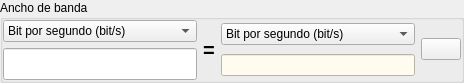
            <widget class="QGroupBox" name="groupBox_17">
             <property name="maximumSize">
              <size>
               <width>16777215</width>
               <height>82</height>
              </size>
             </property>
             <property name="title">
              <string>Ancho de banda</string>
             </property>
             <layout class="QGridLayout" name="gridLayout_46">
              <property name="leftMargin">
               <number>0</number>
              </property>
              <property name="topMargin">
               <number>0</number>
              </property>
              <property name="rightMargin">
               <number>0</number>
              </property>
              <property name="bottomMargin">
               <number>0</number>
              </property>
              <item row="0" column="0">
               <layout class="QGridLayout" name="gridLayout_48">
                <item row="0" column="0">
                 <widget class="QComboBox" name="comboBox_24">
                  <property name="focusPolicy">
                   <enum>Qt::NoFocus</enum>
                  </property>
                  <item>
                   <property name="text">
                    <string>Bit por segundo (bit/s)</string>
                   </property>
                  </item>
                  <item>
                   <property name="text">
                    <string>Kilobit por segundo (kbit/s)</string>
                   </property>
                  </item>
                  <item>
                   <property name="text">
                    <string>Megabit por segundo (Mbit/s)</string>
                   </property>
                  </item>
                  <item>
                   <property name="text">
                    <string>Gigabit por segundo (Gbit/s)</string>
                   </property>
                  </item>
                  <item>
                   <property name="text">
                    <string>Terabit por segundo (Tbit/s)</string>
                   </property>
                  </item>
                  <item>
                   <property name="text">
                    <string>Kibibit por segundo (Kibit/s)</string>
                   </property>
                  </item>
                  <item>
                   <property name="text">
                    <string>Mebibit por segundo (Mibit/s)</string>
                   </property>
                  </item>
                  <item>
                   <property name="text">
                    <string>Gibibit por segundo (Gibit/s)</string>
                   </property>
                  </item>
                  <item>
                   <property name="text">
                    <string>Tebibit por segundo (Tibit/s)</string>
                   </property>
                  </item>
                  <item>
                   <property name="text">
                    <string>Byte por segundo (B/s)</string>
                   </property>
                  </item>
                  <item>
                   <property name="text">
                    <string>Kilobyte por segundo (kB/s)</string>
                   </property>
                  </item>
                  <item>
                   <property name="text">
                    <string>Megabyte por segundo (MB/s)</string>
                   </property>
                  </item>
                  <item>
                   <property name="text">
                    <string>Gigabyte por segundo (GB/s)</string>
                   </property>
                  </item>
                  <item>
                   <property name="text">
                    <string>Terabyte por segundo (TB/s)</string>
                   </property>
                  </item>
                  <item>
                   <property name="text">
                    <string>Kibibyte por segundo (KiB/s)</string>
                   </property>
                  </item>
                  <item>
                   <property name="text">
                    <string>Mebibyte por segundo (MiB/s)</string>
                   </property>
                  </item>
                  <item>
                   <property name="text">
                    <string>Gibibyte por segundo (GiB/s)</string>
                   </property>
                  </item>
                  <item>
                   <property name="text">
                    <string>Tebibyte por segundo (TiB/s)</string>
                   </property>
                  </item>
                  <item>
                   <property name="text">
                    <string>Bit por hora</string>
                   </property>
                  </item>
                  <item>
                   <property name="text">
                    <string>Kilobit por hora</string>
                   </property>
                  </item>
                  <item>
                   <property name="text">
                    <string>Megabit por hora</string>
                   </property>
                  </item>
                  <item>
                   <property name="text">
                    <string>Gigabit por hora</string>
                   </property>
                  </item>
                  <item>
                   <property name="text">
                    <string>Terabit por hora</string>
                   </property>
                  </item>
                  <item>
                   <property name="text">
                    <string>Kibibit por hora</string>
                   </property>
                  </item>
                  <item>
                   <property name="text">
                    <string>Mebibit por hora</string>
                   </property>
                  </item>
                  <item>
                   <property name="text">
                    <string>Gibibit por hora</string>
                   </property>
                  </item>
                  <item>
                   <property name="text">
                    <string>Tebibit por hora</string>
                   </property>
                  </item>
                  <item>
                   <property name="text">
                    <string>Byte por hora</string>
                   </property>
                  </item>
                  <item>
                   <property name="text">
                    <string>Kilobyte por hora</string>
                   </property>
                  </item>
                  <item>
                   <property name="text">
                    <string>Megabyte por hora</string>
                   </property>
                  </item>
                  <item>
                   <property name="text">
                    <string>Gigabyte por hora</string>
                   </property>
                  </item>
                  <item>
                   <property name="text">
                    <string>Terabyte por hora</string>
                   </property>
                  </item>
                  <item>
                   <property name="text">
                    <string>Kibibyte por hora</string>
                   </property>
                  </item>
                  <item>
                   <property name="text">
                    <string>Mebibyte por hora</string>
                   </property>
                  </item>
                  <item>
                   <property name="text">
                    <string>Gibibyte por hora</string>
                   </property>
                  </item>
                  <item>
                   <property name="text">
                    <string>Tebibyte por hora</string>
                   </property>
                  </item>
                  <item>
                   <property name="text">
                    <string>Bit por dia</string>
                   </property>
                  </item>
                  <item>
                   <property name="text">
                    <string>Kilobit por dia</string>
                   </property>
                  </item>
                  <item>
                   <property name="text">
                    <string>Megabit por dia</string>
                   </property>
                  </item>
                  <item>
                   <property name="text">
                    <string>Gigabit por dia</string>
                   </property>
                  </item>
                  <item>
                   <property name="text">
                    <string>Terabit por dia</string>
                   </property>
                  </item>
                  <item>
                   <property name="text">
                    <string>Kibibit por dia</string>
                   </property>
                  </item>
                  <item>
                   <property name="text">
                    <string>Mebibit por dia</string>
                   </property>
                  </item>
                  <item>
                   <property name="text">
                    <string>Gibibit por dia</string>
                   </property>
                  </item>
                  <item>
                   <property name="text">
                    <string>Tebibit por dia</string>
                   </property>
                  </item>
                  <item>
                   <property name="text">
                    <string>Byte por dia</string>
                   </property>
                  </item>
                  <item>
                   <property name="text">
                    <string>Kilobyte por dia</string>
                   </property>
                  </item>
                  <item>
                   <property name="text">
                    <string>Megabyte por dia</string>
                   </property>
                  </item>
                  <item>
                   <property name="text">
                    <string>Gigabyte por dia</string>
                   </property>
                  </item>
                  <item>
                   <property name="text">
                    <string>Terabyte por dia</string>
                   </property>
                  </item>
                  <item>
                   <property name="text">
                    <string>Kibibyte por dia</string>
                   </property>
                  </item>
                  <item>
                   <property name="text">
                    <string>Mebibyte por dia</string>
                   </property>
                  </item>
                  <item>
                   <property name="text">
                    <string>Gibibyte por dia</string>
                   </property>
                  </item>
                  <item>
                   <property name="text">
                    <string>Tebibyte por dia</string>
                   </property>
                  </item>
                 </widget>
                </item>
                <item row="1" column="0">
                 <widget class="QLineEdit" name="lineEdit_45">
                  <property name="font">
                   <font>
                    <pointsize>15</pointsize>
                    <weight>75</weight>
                    <bold>true</bold>
                   </font>
                  </property>
                  <property name="alignment">
                   <set>Qt::AlignRight|Qt::AlignTrailing|Qt::AlignVCenter</set>
                  </property>
                 </widget>
                </item>
               </layout>
              </item>
              <item row="0" column="1">
               <widget class="QLabel" name="label_51">
                <property name="font">
                 <font>
                  <pointsize>15</pointsize>
                  <weight>75</weight>
                  <bold>true</bold>
                 </font>
                </property>
                <property name="text">
                 <string>=</string>
                </property>
               </widget>
              </item>
              <item row="0" column="2">
               <layout class="QGridLayout" name="gridLayout_47">
                <item row="1" column="0">
                 <widget class="QLineEdit" name="lineEdit_44">
                  <property name="enabled">
                   <bool>true</bool>
                  </property>
                  <property name="font">
                   <font>
                    <weight>75</weight>
                    <bold>true</bold>
                   </font>
                  </property>
                  <property name="focusPolicy">
                   <enum>Qt::NoFocus</enum>
                  </property>
                  <property name="styleSheet">
                   <string notr="true">color: rgb(0, 0, 255);
background-color: rgb(255, 251, 239);</string>
                  </property>
                  <property name="alignment">
                   <set>Qt::AlignRight|Qt::AlignTrailing|Qt::AlignVCenter</set>
                  </property>
                  <property name="readOnly">
                   <bool>true</bool>
                  </property>
                 </widget>
                </item>
                <item row="0" column="1" rowspan="2">
                 <widget class="QPushButton" name="pushButton_19">
                  <property name="icon">
                   <iconset resource="recoverdrake.qrc">
                    <normaloff>:/Imagenes/sustituir.png</normaloff>:/Imagenes/sustituir.png</iconset>
                  </property>
                  <property name="iconSize">
                   <size>
                    <width>25</width>
                    <height>25</height>
                   </size>
                  </property>
                 </widget>
                </item>
                <item row="0" column="0">
                 <widget class="QComboBox" name="comboBox_30">
                  <property name="focusPolicy">
                   <enum>Qt::NoFocus</enum>
                  </property>
                  <item>
                   <property name="text">
                    <string>Bit por segundo (bit/s)</string>
                   </property>
                  </item>
                  <item>
                   <property name="text">
                    <string>Kilobit por segundo (kbit/s)</string>
                   </property>
                  </item>
                  <item>
                   <property name="text">
                    <string>Megabit por segundo (Mbit/s)</string>
                   </property>
                  </item>
                  <item>
                   <property name="text">
                    <string>Gigabit por segundo (Gbit/s)</string>
                   </property>
                  </item>
                  <item>
                   <property name="text">
                    <string>Terabit por segundo (Tbit/s)</string>
                   </property>
                  </item>
                  <item>
                   <property name="text">
                    <string>Kibibit por segundo (Kibit/s)</string>
                   </property>
                  </item>
                  <item>
                   <property name="text">
                    <string>Mebibit por segundo (Mibit/s)</string>
                   </property>
                  </item>
                  <item>
                   <property name="text">
                    <string>Gibibit por segundo (Gibit/s)</string>
                   </property>
                  </item>
                  <item>
                   <property name="text">
                    <string>Tebibit por segundo (Tibit/s)</string>
                   </property>
                  </item>
                  <item>
                   <property name="text">
                    <string>Byte por segundo (B/s)</string>
                   </property>
                  </item>
                  <item>
                   <property name="text">
                    <string>Kilobyte por segundo (kB/s)</string>
                   </property>
                  </item>
                  <item>
                   <property name="text">
                    <string>Megabyte por segundo (MB/s)</string>
                   </property>
                  </item>
                  <item>
                   <property name="text">
                    <string>Gigabyte por segundo (GB/s)</string>
                   </property>
                  </item>
                  <item>
                   <property name="text">
                    <string>Terabyte por segundo (TB/s)</string>
                   </property>
                  </item>
                  <item>
                   <property name="text">
                    <string>Kibibyte por segundo (KiB/s)</string>
                   </property>
                  </item>
                  <item>
                   <property name="text">
                    <string>Mebibyte por segundo (MiB/s)</string>
                   </property>
                  </item>
                  <item>
                   <property name="text">
                    <string>Gibibyte por segundo (GiB/s)</string>
                   </property>
                  </item>
                  <item>
                   <property name="text">
                    <string>Tebibyte por segundo (TiB/s)</string>
                   </property>
                  </item>
                  <item>
                   <property name="text">
                    <string>Bit por hora</string>
                   </property>
                  </item>
                  <item>
                   <property name="text">
                    <string>Kilobit por hora</string>
                   </property>
                  </item>
                  <item>
                   <property name="text">
                    <string>Megabit por hora</string>
                   </property>
                  </item>
                  <item>
                   <property name="text">
                    <string>Gigabit por hora</string>
                   </property>
                  </item>
                  <item>
                   <property name="text">
                    <string>Terabit por hora</string>
                   </property>
                  </item>
                  <item>
                   <property name="text">
                    <string>Kibibit por hora</string>
                   </property>
                  </item>
                  <item>
                   <property name="text">
                    <string>Mebibit por hora</string>
                   </property>
                  </item>
                  <item>
                   <property name="text">
                    <string>Gibibit por hora</string>
                   </property>
                  </item>
                  <item>
                   <property name="text">
                    <string>Tebibit por hora</string>
                   </property>
                  </item>
                  <item>
                   <property name="text">
                    <string>Byte por hora</string>
                   </property>
                  </item>
                  <item>
                   <property name="text">
                    <string>Kilobyte por hora</string>
                   </property>
                  </item>
                  <item>
                   <property name="text">
                    <string>Megabyte por hora</string>
                   </property>
                  </item>
                  <item>
                   <property name="text">
                    <string>Gigabyte por hora</string>
                   </property>
                  </item>
                  <item>
                   <property name="text">
                    <string>Terabyte por hora</string>
                   </property>
                  </item>
                  <item>
                   <property name="text">
                    <string>Kibibyte por hora</string>
                   </property>
                  </item>
                  <item>
                   <property name="text">
                    <string>Mebibyte por hora</string>
                   </property>
                  </item>
                  <item>
                   <property name="text">
                    <string>Gibibyte por hora</string>
                   </property>
                  </item>
                  <item>
                   <property name="text">
                    <string>Tebibyte por hora</string>
                   </property>
                  </item>
                  <item>
                   <property name="text">
                    <string>Bit por dia</string>
                   </property>
                  </item>
                  <item>
                   <property name="text">
                    <string>Kilobit por dia</string>
                   </property>
                  </item>
                  <item>
                   <property name="text">
                    <string>Megabit por dia</string>
                   </property>
                  </item>
                  <item>
                   <property name="text">
                    <string>Gigabit por dia</string>
                   </property>
                  </item>
                  <item>
                   <property name="text">
                    <string>Terabit por dia</string>
                   </property>
                  </item>
                  <item>
                   <property name="text">
                    <string>Kibibit por dia</string>
                   </property>
                  </item>
                  <item>
                   <property name="text">
                    <string>Mebibit por dia</string>
                   </property>
                  </item>
                  <item>
                   <property name="text">
                    <string>Gibibit por dia</string>
                   </property>
                  </item>
                  <item>
                   <property name="text">
                    <string>Tebibit por dia</string>
                   </property>
                  </item>
                  <item>
                   <property name="text">
                    <string>Byte por dia</string>
                   </property>
                  </item>
                  <item>
                   <property name="text">
                    <string>Kilobyte por dia</string>
                   </property>
                  </item>
                  <item>
                   <property name="text">
                    <string>Megabyte por dia</string>
                   </property>
                  </item>
                  <item>
                   <property name="text">
                    <string>Gigabyte por dia</string>
                   </property>
                  </item>
                  <item>
                   <property name="text">
                    <string>Terabyte por dia</string>
                   </property>
                  </item>
                  <item>
                   <property name="text">
                    <string>Kibibyte por dia</string>
                   </property>
                  </item>
                  <item>
                   <property name="text">
                    <string>Mebibyte por dia</string>
                   </property>
                  </item>
                  <item>
                   <property name="text">
                    <string>Gibibyte por dia</string>
                   </property>
                  </item>
                  <item>
                   <property name="text">
                    <string>Tebibyte por dia</string>
                   </property>
                  </item>
                 </widget>
                </item>
               </layout>
              </item>
             </layout>
            </widget>
